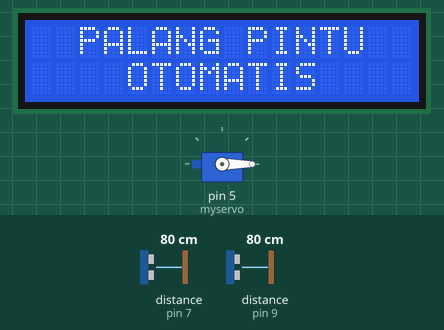
Recording of a sketch running on a simulated Arduino Uno, built with avr-gcc and run on an emulated ATmega328P. Parts: 16×2 character LCD, servo. The test bench sets the inputs (shaded band); at power-on: distance to the obstacle (sensors on pin 7, pin 9) 80 cm. What the sketch prints to the serial monitor is not drawn.

Above: at 0.1 s.
At 3.3 s:
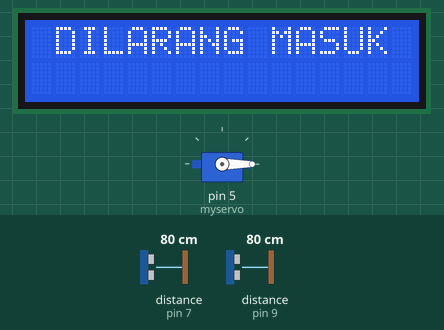
3.4 s: distance to the obstacle (sensor on pin 7) set to 12 cm
5.0 s: distance to the obstacle (sensor on pin 7) set to 9 cm
At 6.4 s:
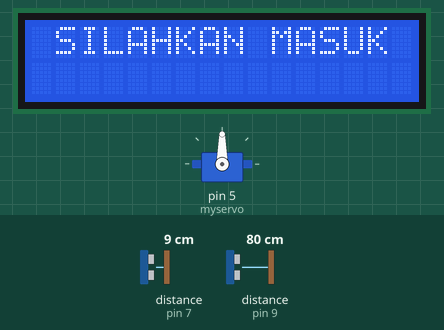
Timing chart, 0 to 8.0 s (numbered marks = the images above; inputs shaded):
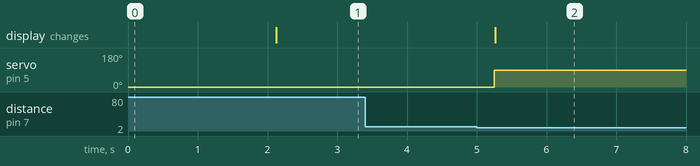

The sketch:

Palang_Pintu_Otomatis.ino
```cpp
/*
Nama projek = Palang Pintu Otomatis berbasis Arduino
Dibuat oleh = Diki Hermawan - Bojonegoro, Indonesia
*/

#include <Ultrasonic.h>
#include <LiquidCrystal_I2C.h>
#include <Servo.h>

Ultrasonic sensor1(6, 7);
Ultrasonic sensor2(8, 9);
LiquidCrystal_I2C lcd (0x3f, 16, 2);
Servo myservo;

void setup() {
  Serial.begin(9600);
  lcd.begin();
  myservo.attach(5);
  myservo.write(0);
  lcd.setCursor(0, 0);
  lcd.print("  PALANG PINTU  ");
  lcd.setCursor(0, 1);
  lcd.print("    OTOMATIS    ");
  delay(2000);
  lcd.clear();
  lcd.print(" DILARANG MASUK ");
}

void loop() {
  int masuk = sensor1.distanceRead();
  int keluar = sensor2.distanceRead();
  Serial.print("masuk = ");
  Serial.print(masuk);
  Serial.print("keluar = ");
  Serial.println(keluar);
  delay(200);

  if (masuk <= 10) {
    myservo.write(90);
    lcd.clear();
    lcd.print(" SILAHKAN MASUK ");
  }
  else if (keluar <= 10) {
    myservo.write(0);
    lcd.clear();
    lcd.print(" DILARANG MASUK ");
  }
}
```

Measured:
- the behaviour switches between 11 and 10 cm on distance to the obstacle (sensor on pin 7) (found by bisection; images 1 and 2)
- after the input at 3.4 s, every drawn part: stays the same
- after the input at 5.0 s, servo on pin 5 (myservo): 0° → 90° after 0.25 s; the display: changes after 0.26 s (image 2)
